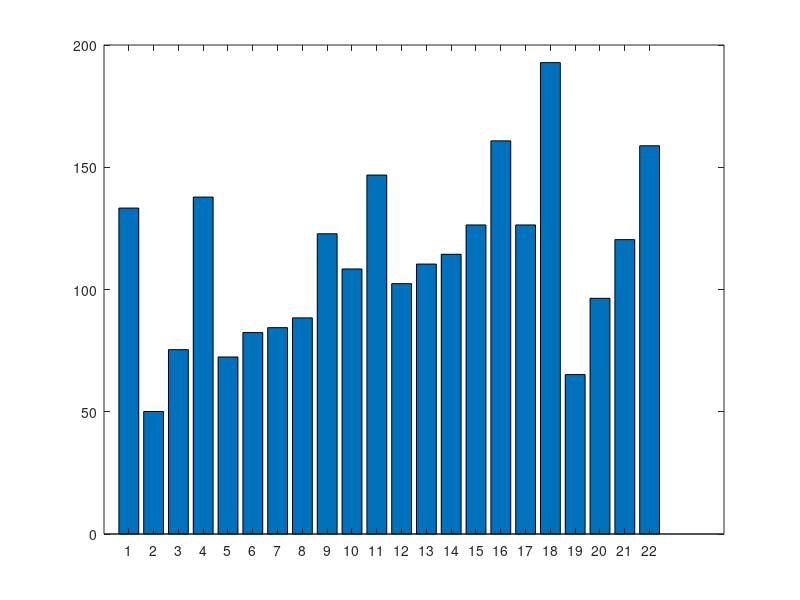

Recreate this plot in MATLAB. (Note: this script raises an error after producing the figure.)
data = importdata("Results_bzip2.txt");

n= length(data.data);
L1D_s= data.data(:,1);
L1D_a= data.data(:,2);
L1I_s= data.data(:,3);
L1I_a= data.data(:,4);
L2_s= data.data(:,5);
L2_a= data.data(:,6);
CLS= data.data(:,7);
CPI= data.data(:,8);

cost =(3/16)*(L1D_s+ L1I_s + (L2_s/10)*1024)+ 2*(L1D_a+L1I_a+L2_a)+ CLS/16;
f = cost.*CPI;

[minCost,iC] = min(cost);
[minf,iF] = min(f);

figure(1);
b=bar(cost,0.8);
xticks([1:n]);
b.FaceColor = 'flat';
b.CData(iC,:) = [1 0 0];
title("Cost of every simulation model (bzip)");
xlabel("model");
ylabel("Cost");

figure(2);
b=bar(f,0.8);
xticks([1:n]);
b.FaceColor = 'flat';
b.CData(iF,:) = [1 0 0];
title("Value of F=(Cost x CPI) for every simulation model (bzip)");
xlabel("model");
ylabel("F");

[minCPI,iCPI]= min(CPI);
figure(3);
b=bar(CPI,0.8);
xticks([1:n]);
ylim([1 1.8]);
b.FaceColor = 'flat';
b.CData(iCPI,:) = [1 0 0];
title("CPI for every simulation model (bzip)");
xlabel("model");
ylabel("CPI");
